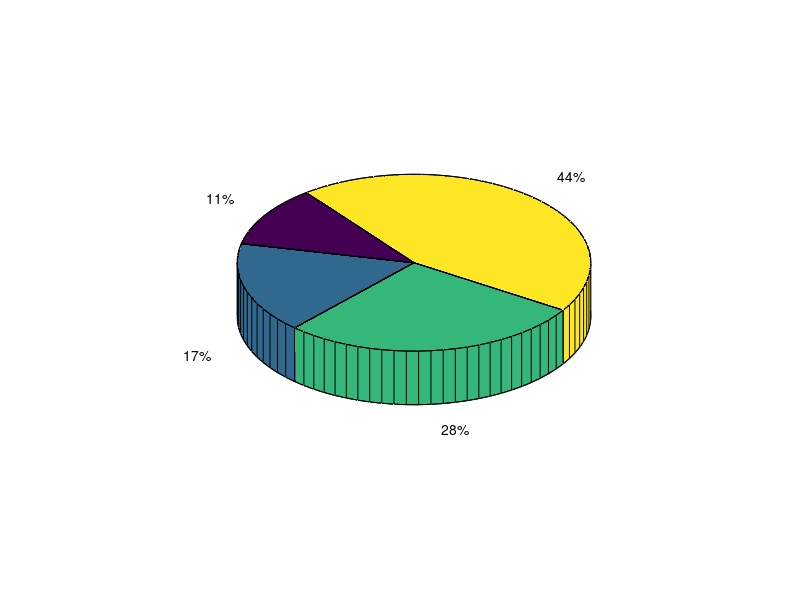

This figure's MATLAB source:
%{
EXPERIMENT-10
AIM:Basic 2D and 3D plots: parametric space curve,polygons with vertices, 3D contour lines, pie and bar charts.
SOFTWARE USED: MATLAB 9.12.0(R2022a)
  %}

%Procedure:
ode1=@(x,y)(x^3-2*y)/x
[x,y]=ode45(ode1,[1:0.01:3],4.2)
plot(x,y)
plot(x,y,'linewidth',2)
xlabel('x')
ylabel('y')
title('Solution to ODE')
x=[10,15,25,40]
bar(x)
bar3(x)
pie(x)
pie3(x)
